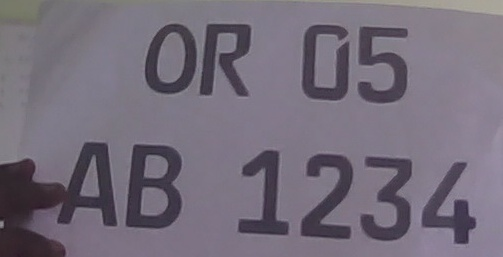
#> input picture plate_capture/captures/OR05AB1234.jpg, 503 x 257 px
$ python -i test.py   (imports and definitions only)
#> lines starting #> are read from the running program, lines starting #| are printed output that depends on the picture
#> further down, picture is the input picture: shape (257, 503, 3); mean B, G, R 122, 108.8, 116.3
# main.py  — PaddleOCR 2.7.3  (state-code validated, vote-to-confirm)
import os, logging
os.environ["PADDLE_PDX_DISABLE_MODEL_SOURCE_CHECK"] = "True"
# [3 lines not run here, left out]

import cv2, threading, time, queue, re, configparser, socket, json, base64
from datetime import datetime
from io import BytesIO
from collections import Counter
from PIL import Image
import numpy as np
from paddleocr import PaddleOCR
from plate_saver import PlateSaver

# ── CONFIG ────────────────────────────────────────────────────────────────────
config = configparser.ConfigParser()
# [1 line not run here, left out]

# [1 line that did not run here, left out]
# [1 line that did not run here, left out]

# [1 line that did not run here, left out]
try:    entry_camera_url = int(entry_camera_url)
except ValueError: pass

# [1 line that did not run here, left out]
try:    exit_camera_url = int(exit_camera_url)
except ValueError: pass

# [1 line that did not run here, left out]
# [1 line that did not run here, left out]
# [1 line that did not run here, left out]
# [1 line that did not run here, left out]
# [1 line that did not run here, left out]
# [1 line that did not run here, left out]
# [1 line that did not run here, left out]

OCR_INTERVAL_SECONDS = 3   # scan every N seconds regardless of motion

# ── INIT ──────────────────────────────────────────────────────────────────────
def create_ocr_engine():
    try:
        return PaddleOCR(use_textline_orientation=True, lang='en')
    except (TypeError, ValueError):
        return PaddleOCR(use_angle_cls=True, lang='en', show_log=False)

# [1 line that did not run here, left out]
# [1 line that did not run here, left out]
connected_clients = []
detection_lock    = threading.Lock()

# ── VALID INDIAN STATE / UT CODES ─────────────────────────────────────────────
# Used to snap OCR noise like 'OO' → 'OD', 'FA' → reject, etc.
VALID_STATES = {
    'AN','AP','AR','AS','BR','CH','CG','DD','DL','DN','GA','GJ',
    'HP','HR','JH','JK','KA','KL','LA','LD','MH','ML','MN','MP',
    'MZ','NL','OD','OR','PB','PY','RJ','SK','TG','TN','TR','TS',
    'UP','UT','WB',
}

# [62 lines left out: functions snap_state_code, start_tcp_server, handle_client, broadcast, not called in this run]

# ── OCR ───────────────────────────────────────────────────────────────────────
def run_ocr(img_bgr: np.ndarray, conf_threshold: float = 0.3) -> tuple:
    try:
        result = ocr_engine.ocr(img_bgr, cls=True)
        if not result or result[0] is None:
            return "", []
        lines, boxes = [], []
        for line in result[0]:
            text = line[1][0].upper()
            conf = line[1][1]
            if conf > conf_threshold:
                lines.append(text)
                boxes.append((line[0], text, conf))
        return " ".join(lines), boxes
    except Exception as e:
        print(f"[OCR] {e}")
        return "", []

def ocr_full_frame(frame: np.ndarray) -> tuple:
    gray     = cv2.cvtColor(frame, cv2.COLOR_BGR2GRAY)
    clahe    = cv2.createCLAHE(clipLimit=3.0, tileGridSize=(8, 8))
    enhanced = cv2.cvtColor(clahe.apply(gray), cv2.COLOR_GRAY2BGR)
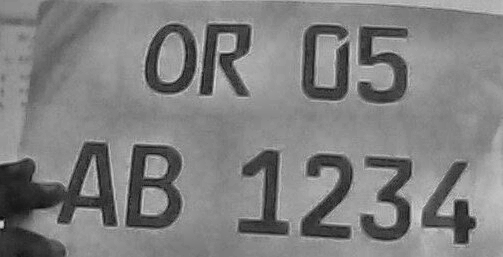
#> enhanced: shape (257, 503, 3); min 15, max 211, mean 127.6
    per_pass, all_boxes = [], []
    for img in [frame, enhanced]:
        text, boxes = run_ocr(img)
        if text:
            per_pass.append(text)
            all_boxes.extend(boxes)
#> this loop made 2 passes
#> text on passes 1 to 2: '', ''
#| [OCR] name 'ocr_engine' is not defined
#| [OCR] name 'ocr_engine' is not defined
#> after the loop, all_boxes = []; per_pass = []
    return per_pass, all_boxes

# ── PLATE MATCHING ────────────────────────────────────────────────────────────
_STD_LOOSE  = re.compile(r'[A-Z0-9]{2}\d{0,2}[A-Z0-9]{1,3}\d{3,4}')
_BH_LOOSE   = re.compile(r'\d{2}BH\d{3,4}[A-Z]{1,2}')
_STD_STRICT = re.compile(r'^[A-Z]{2}\d{2}[A-Z]{1,3}\d{4}$')
_BH_STRICT  = re.compile(r'^\d{2}BH\d{4}[A-Z]{1,2}$')

_D2L = {'0':'O','1':'I','5':'S','8':'B','2':'Z','6':'G'}
_L2D = {'O':'0','I':'1','S':'5','B':'8','Z':'2','G':'6','Q':'0','D':'0'}

def _fl(ch): return _D2L.get(ch, ch)   # force-letter
def _fd(ch): return _L2D.get(ch, ch)   # force-digit

# [42 lines left out: functions normalize_plate, pad_to_4_digits, not called in this run]

_NOISE = {
    'IND','INDIA','TATA','MARUTI','SUZUKI','HYUNDAI','MAHINDRA','HONDA',
    'TOYOTA','FORD','NISSAN','KIA','MG','RENAULT','BAJAJ','HERO','TVS',
    'ROYAL','ENFIELD','YAMAHA','KAWASAKI','ASHOK','LEYLAND','EICHER',
    'FORCE','ISUZU','VOLVO','SCANIA','BUS','TRUCK','AUTO','GOOD','INO',
}

# [266 lines left out: functions extract_plates, draw_ocr_boxes, draw_panel, detect_worker, camera_worker, main, not called in this run]

# [2 lines not run here, left out]

>>> import cv2
>>> picture = cv2.imread('captures/OR05AB1234.jpg')
>>> result = ocr_full_frame(picture)
#> result = ([], [])
